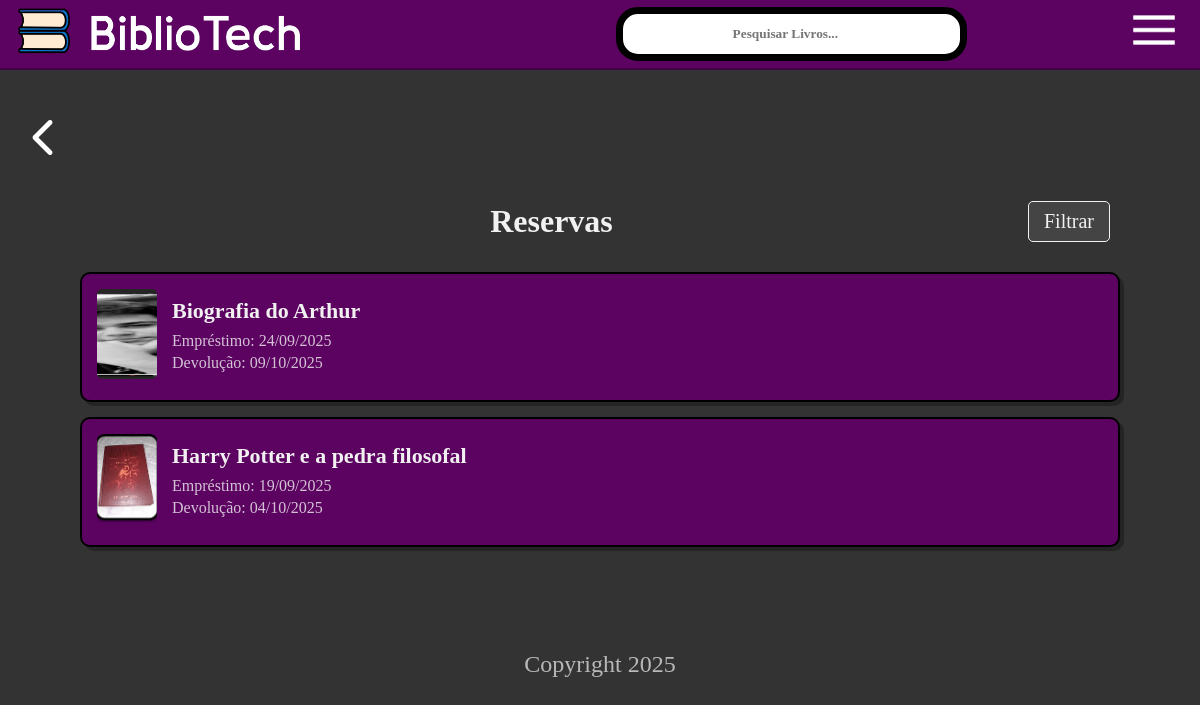
Page /minhas-reservas/ (signed in) on the earlier database version.
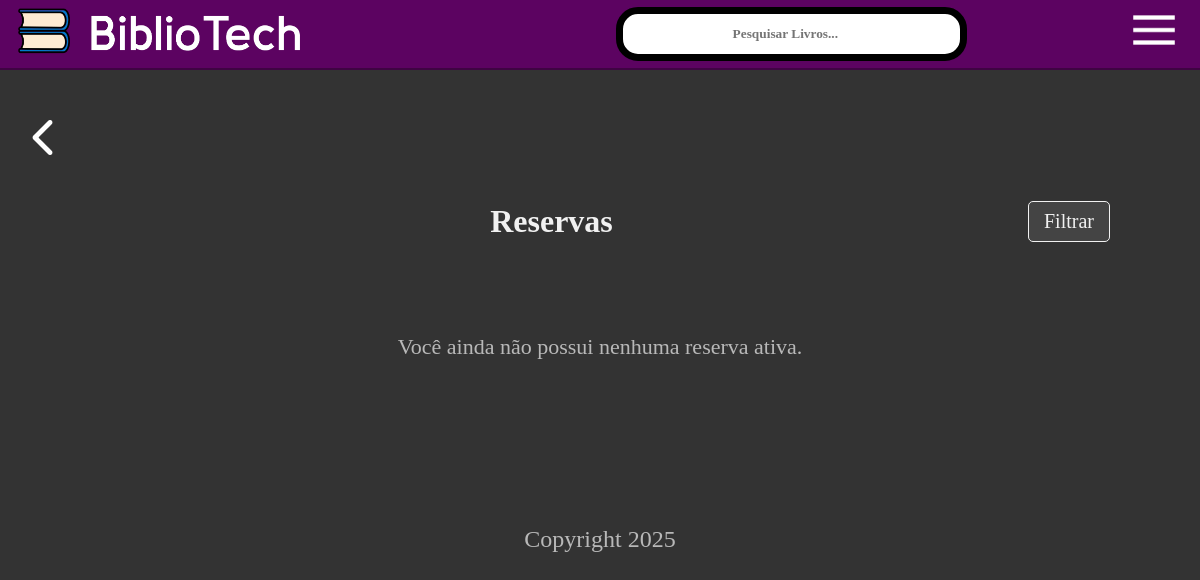
Same page on the later database version.
### core/models.py (models this page shows, shortened)
class Reserva(models.Model):
    STATUS_CHOICES = [
        ('ativa', 'Ativa'),
        ('devolvido', 'Devolvido'),
        ('atrasado', 'Atrasado'),
    ]
    livro = models.ForeignKey(Livro, on_delete=models.CASCADE)
    usuario = models.ForeignKey(settings.AUTH_USER_MODEL, on_delete=models.CASCADE)
    data_emprestimo = models.DateField(auto_now_add=True)
    data_devolucao = models.DateField()
    status = models.CharField(max_length=20, choices=STATUS_CHOICES, default='ativa')
    data_devolucao_efetiva = models.DateField(null=True, blank=True)
    observacoes = models.TextField(blank=True, null=True)

class Livro(models.Model):
    titulo = models.CharField(max_length=200)
    autor = models.CharField(max_length=200)
    editora = models.CharField(max_length=100)
    categorias = models.ManyToManyField(Categoria, blank=True)
    capa = models.ImageField(upload_to='capas_livros/', default='capas_livros/default.png')
    rating = models.DecimalField(max_digits=3, decimal_places=2, default=5.0)
    data_limite_dias = models.IntegerField(default=15)
    quantidade = models.PositiveIntegerField(default=1)

### core/views.py (the view)
# urls.py: path('minhas-reservas/', views.reservas_cliente_view, name='reservas_cliente'),
@login_required
def reservas_cliente_view(request):
    reservas = Reserva.objects.filter(usuario=request.user).exclude(status='devolvido').order_by('-data_emprestimo')
    return render(request, 'core/reservas_cliente.html', {'reservas': reservas})

### core/templates/core/reservas_cliente.html
{% extends 'core/base.html' %}
{% load static %}
{% block content %}
<div class="container-pagina-reservas">
    <div class="page-header">
        <h1>Reservas</h1>
        <button class="btn-filter">Filtrar</button>
    </div>
    <div class="lista-reservas">
        {% for reserva in reservas %}
        <a href="{% url 'livro_detalhe' reserva.livro.id %}" class="cards-reservas">
            <div class="cover-das-reservas">
                <img src="{{ reserva.livro.capa.url }}" alt="Capa do {{ reserva.livro.titulo }}">
            </div>
            <div class="detalhes-da-reserva">
                <h3>{{ reserva.livro.titulo }}</h3>
                <p>Empréstimo: {{ reserva.data_emprestimo|date:"d/m/Y" }}</p>
                <p>Devolução: {{ reserva.data_devolucao|date:"d/m/Y" }}</p>
            </div>
        </a>
        {% empty %}
            <p class="vazio">Você ainda não possui nenhuma reserva ativa.</p>
        {% endfor %}
    </div>
</div>
{% endblock %}

Differences in the rows shown:
removed Reserva: livro.capa (picture), livro.titulo "Biografia do Arthur", data_emprestimo "24/09/2025", data_devolucao "09/10/2025"
removed Reserva: livro.capa (picture), livro.titulo "Harry Potter e a pedra filosofal", data_emprestimo "19/09/2025", data_devolucao "04/10/2025"
Other differences:
text now shown: "Você ainda não possui nenhuma reserva ativa."
